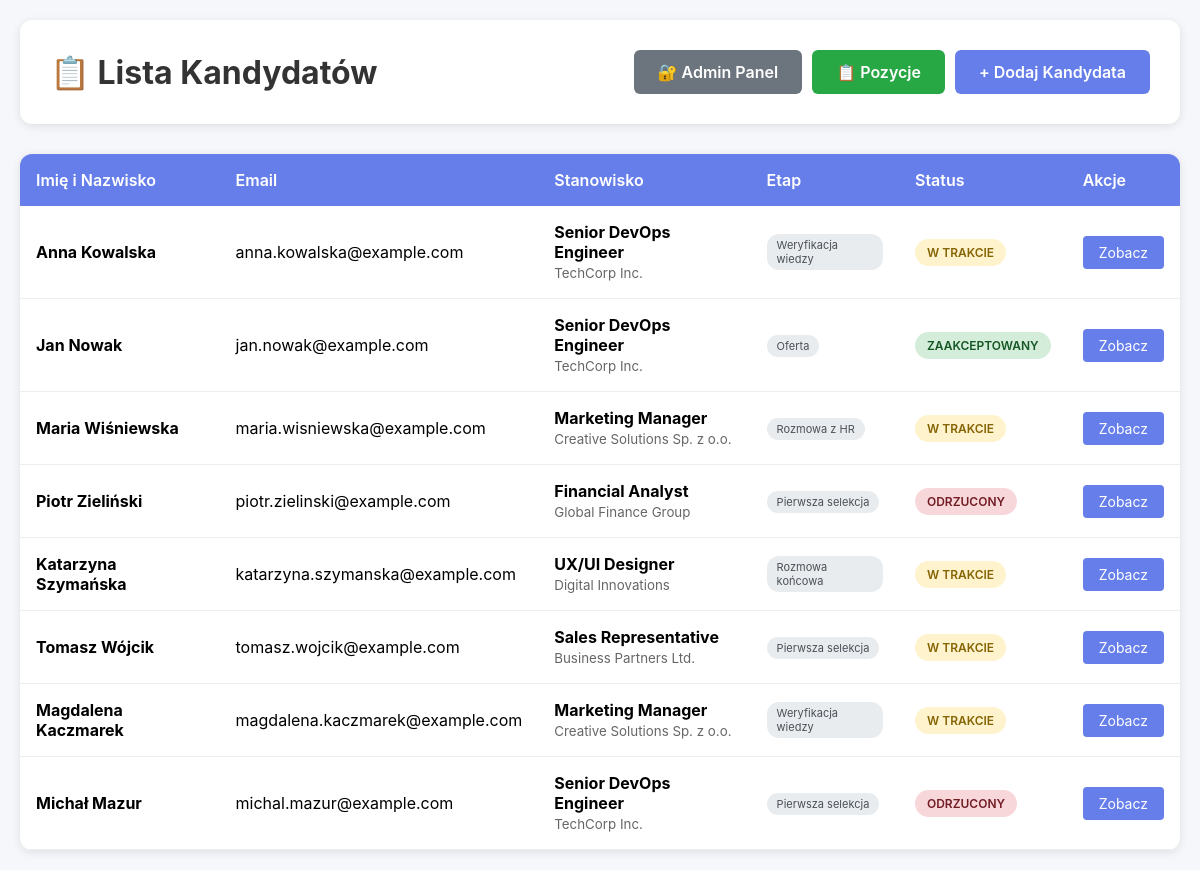
Before: / with the older database file.
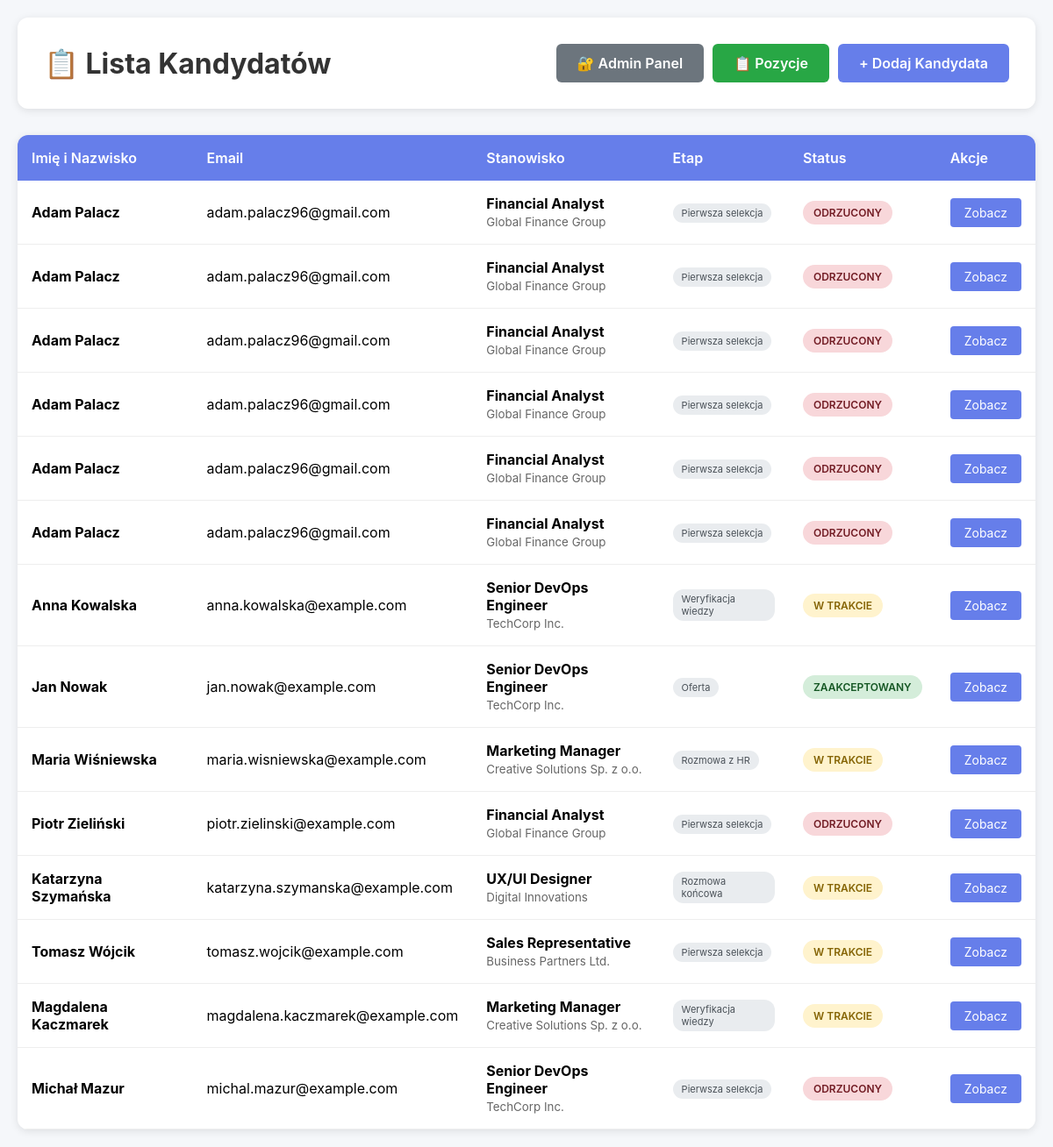
After: the same page with the newer database file.
### tables this page shows
CREATE TABLE candidates (
            id INTEGER PRIMARY KEY AUTOINCREMENT,
            first_name TEXT NOT NULL,
            last_name TEXT NOT NULL,
            email TEXT NOT NULL,
            position_id INTEGER,
            status TEXT NOT NULL DEFAULT 'in_progress',
            stage TEXT NOT NULL DEFAULT 'initial_screening',
            cv_path TEXT,
            consent_for_other_positions INTEGER DEFAULT NULL,
            created_at TIMESTAMP DEFAULT CURRENT_TIMESTAMP,
            updated_at TIMESTAMP DEFAULT CURRENT_TIMESTAMP,
            FOREIGN KEY (position_id) REFERENCES positions(id)
        );

CREATE TABLE positions (
            id INTEGER PRIMARY KEY AUTOINCREMENT,
            title TEXT NOT NULL,
            company TEXT NOT NULL,
            description TEXT,
            created_at TIMESTAMP DEFAULT CURRENT_TIMESTAMP
        );

### app.py (the view)
@app.route('/')
def index():
    candidates = get_all_candidates()
    positions = get_all_positions()
    position_dict = {pos.id: pos for pos in positions}
    for candidate in candidates:
        if candidate.position_id and candidate.position_id in position_dict:
            position = position_dict[candidate.position_id]
            candidate.position_title = position.title
            candidate.position_company = position.company
        else:
            candidate.position_title = None
            candidate.position_company = None
    return render_template('candidates_list.html', candidates=candidates)

### database/models.py (called while the page is built)
def get_db_path() -> Path:
    db_dir = Path('data')
    db_dir.mkdir(exist_ok=True)
    return db_dir / 'hr_database.db'

def get_db() -> sqlite3.Connection:
    db_path = get_db_path()
    conn = sqlite3.connect(str(db_path))
    conn.row_factory = sqlite3.Row
    return conn

def get_all_positions() -> List[Position]:
    conn = get_db()
    cursor = conn.cursor()
    cursor.execute('SELECT * FROM positions ORDER BY created_at DESC')
    rows = cursor.fetchall()
    conn.close()
    positions = []
    for row in rows:
        positions.append(Position(
            id=row['id'],
            title=row['title'],
            company=row['company'],
            description=row['description'],
            created_at=datetime.fromisoformat(row['created_at']) if row['created_at'] else None
        ))
    return positions

    @property
    def full_name(self) -> str:
        return f"{self.first_name} {self.last_name}".strip()

### templates/candidates_list.html (shortened to what this page needs)
<!DOCTYPE html>
<html lang="pl">
<head>
</head>
<body>
    <div class="container">
        <div class="header">
            <h1>📋 Lista Kandydatów</h1>
            <div style="display: flex; gap: 10px;">
                <a href="{{ url_for('admin_panel') }}" class="btn-add" style="background: #6c757d;">🔐 Admin Panel</a>
                <a href="{{ url_for('positions_list') }}" class="btn-add" style="background: #28a745;">📋 Pozycje</a>
                <a href="{{ url_for('add_candidate') }}" class="btn-add">+ Dodaj Kandydata</a>
            </div>
        </div>
        <div class="candidates-table">
            {% if candidates %}
            <table>
                <thead>
                    <tr>
                        <th>Imię i Nazwisko</th>
                        <th>Email</th>
                        <th>Stanowisko</th>
                        <th>Etap</th>
                        <th>Status</th>
                        <th>Akcje</th>
                    </tr>
                </thead>
                <tbody>
                    {% for candidate in candidates %}
                    <tr>
                        <td><strong>{{ candidate.full_name }}</strong></td>
                        <td>{{ candidate.email }}</td>
                        <td>
                            {% if candidate.position_title %}
                                <strong>{{ candidate.position_title }}</strong><br>
                                <small style="color: #666;">{{ candidate.position_company }}</small>
                            {% else %}
                                <span style="color: #999;">Brak</span>
                            {% endif %}
                        </td>
                        <td>
                            <span class="stage-badge">
                                {% if candidate.stage.value == 'initial_screening' %}
                                    Pierwsza selekcja
                                {% elif candidate.stage.value == 'hr_interview' %}
                                    Rozmowa z HR
                                {% elif candidate.stage.value == 'technical_assessment' %}
                                    Weryfikacja wiedzy
                                {% elif candidate.stage.value == 'final_interview' %}
                                    Rozmowa końcowa
                                {% elif candidate.stage.value == 'offer' %}
                                    Oferta
                                {% else %}
                                    {{ candidate.stage.value }}
                                {% endif %}
                            </span>
                        </td>
                        <td>
                            <span class="status-badge status-{{ candidate.status.value }}">
                                {% if candidate.status.value == 'in_progress' %}
                                    W trakcie
                                {% elif candidate.status.value == 'accepted' %}
                                    Zaakceptowany
                                {% elif candidate.status.value == 'rejected' %}
                                    Odrzucony
                                {% endif %}
                            </span>
                        </td>
                        <td>
                            <a href="{{ url_for('candidate_detail', candidate_id=candidate.id) }}" class="btn-view">Zobacz</a>
                        </td>
                    </tr>
                    {% endfor %}
                </tbody>
            </table>
            {% endif %}
        </div>
    </div>
</body>
</html>

### templates/candidates_list.html (style rules this page uses)
* { margin: 0; padding: 0; box-sizing: border-box; }
body { font-family: -apple-system, BlinkMacSystemFont, 'Segoe UI', Roboto, Oxygen, Ubuntu, Cantarell, sans-serif; background: #f5f7fa; padding: 20px; }
.container { max-width: 1400px; margin: 0 auto; }
.header { background: white; padding: 30px; border-radius: 12px; box-shadow: 0 2px 10px rgba(0,0,0,0.1); margin-bottom: 30px; display: flex; justify-content: space-between; align-items: center; }
h1 { color: #333; font-size: 32px; }
.btn-add { padding: 12px 24px; background: #667eea; color: white; text-decoration: none; border-radius: 6px; font-weight: 600; transition: background 0.3s; }
.candidates-table { background: white; border-radius: 12px; box-shadow: 0 2px 10px rgba(0,0,0,0.1); overflow: hidden; }
table { width: 100%; border-collapse: collapse; }
thead { background: #667eea; color: white; }
th { padding: 16px; text-align: left; font-weight: 600; }
td { padding: 16px; border-bottom: 1px solid #eee; }
.status-badge { display: inline-block; padding: 6px 12px; border-radius: 20px; font-size: 12px; font-weight: 600; text-transform: uppercase; }
.status-in_progress { background: #fff3cd; color: #856404; }
.status-accepted { background: #d4edda; color: #155724; }
.status-rejected { background: #f8d7da; color: #721c24; }
.stage-badge { display: inline-block; padding: 4px 10px; border-radius: 12px; font-size: 11px; background: #e9ecef; color: #495057; }
.btn-view { padding: 8px 16px; background: #667eea; color: white; text-decoration: none; border-radius: 4px; font-size: 14px; transition: background 0.3s; }

Changed rows visible on the page:
added candidates: email "adam.palacz96@gmail.com"
added candidates: email "adam.palacz96@gmail.com"
added candidates: email "adam.palacz96@gmail.com"
added candidates: email "adam.palacz96@gmail.com"
added candidates: email "adam.palacz96@gmail.com"
added candidates: email "adam.palacz96@gmail.com"
Other visible differences:
new list line: "Adam Palacz Pierwsza selekcja ODRZUCONY Zobacz"
new list line: "Financial Analyst Global Finance Group"
